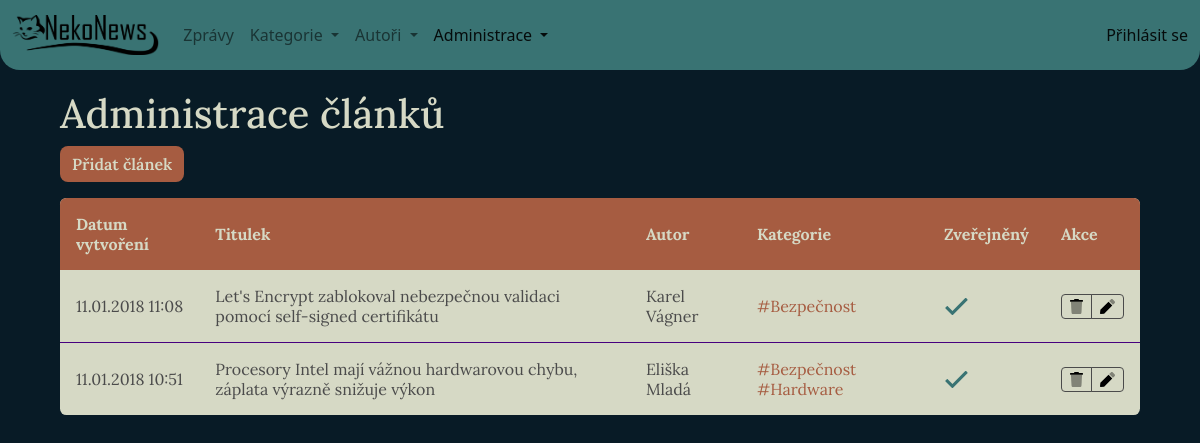
The app's page /admin/articles.php, older data.
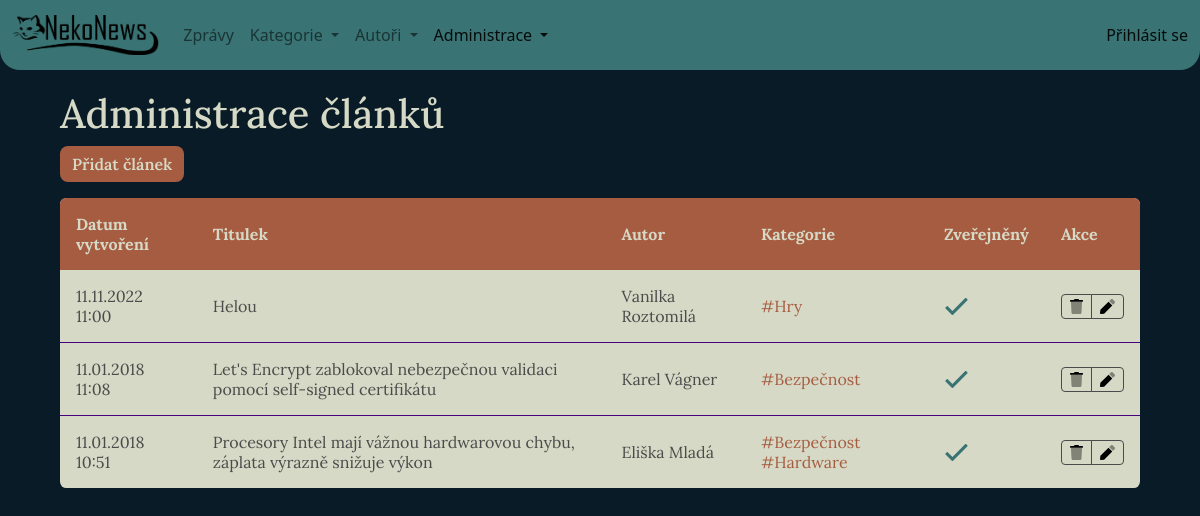
The same page, newer data.
### tables this page shows
CREATE TABLE `article`
(
    `id`         int(10) UNSIGNED                   NOT NULL,
    `author_id`  int(11)                            NOT NULL,
    `title`      varchar(150) NOT NULL,
    `perex`      text         NOT NULL,
    `text`       text         NOT NULL,
    `created_at` timestamp                          NOT NULL DEFAULT current_timestamp(),
    `image`      varchar(500)          DEFAULT NULL,
    `published`  tinyint(1)                         NOT NULL DEFAULT 0
);

CREATE TABLE `author`
(
    `id`            int(11)                            NOT NULL,
    `name`          varchar(20)  NOT NULL,
    `surname`       varchar(50)  NOT NULL,
    `profile_photo` varchar(500) NOT NULL
);

### source/pages/navbar.php (called while the page is built, shortened)
<?php
$menuCategorySource = $categoryRepo->getLastFiveCategories();
?>

### model/BaseRepository.php (called while the page is built, shortened)
<?php
abstract class BaseRepository
{
    public function __construct(Database $db)
    {
        $this->dbConn = $db;
    }
}

### model/ArticleRepository.php (called while the page is built, shortened)
<?php
class ArticleRepository extends BaseRepository
{
    public function getAllArticles()
    {
        $query = '
            SELECT
                ar.id as article_id,
                ar.title as title,
                ar.created_at as date,
                ar.published as published,
                au.name as author_name,
                au.surname as author_surname
            FROM article ar
                LEFT JOIN author au ON au.id = ar.author_id
            ORDER BY created_at DESC
        ';
        return $this->dbConn->selectAll($query);
    }
}

### model/Database.php (called while the page is built, shortened)
<?php
class Database
{
    private $conn;
    public function __construct()
    {
        $this->conn = new PDO('mysql:host=' . self::HOST . ';dbname=' . self::DBNAME ,
            self::USER,
            self::PASS, [
                PDO::ATTR_ERRMODE => PDO::ERRMODE_EXCEPTION
            ]);
        $this->conn->query('SET NAMES utf8');
    }
    public function selectAll($sql, $params = [])
    {
        $stmt = $this->execute($sql, $params);
        return $stmt->fetchAll();
    }
    protected function execute($sql, $params)
    {
        $stmt = $this->conn->prepare($sql);
        $stmt->execute($params);
        return $stmt;
    }
}

### admin/articles.php (the view, shortened to what the changed rows need)
<?php
require_once '../tools/Tools.php';
$db = new Database();
$categoryRepo = new CategoryRepository($db);
$articleRepo = new ArticleRepository($db);
$tool = new Tools();
$tableData = $articleRepo->getAllArticles();
?>
<html lang="cs">
<head>
    <?php $tool->importBootstrap(); ?>
    <link rel="stylesheet" href="../source/styles/rwd-table.css">
    <link rel="stylesheet" href="../source/styles/style.css">
</head>
<body>
<?php
require_once '../source/pages/navbar.php';
?>
<main id="article-admin-table">
    <section class="page-header white-font">
        <h1>Administrace článků</h1>
    </section>
    <div class="table-container ">
        <table class="rwd-table .article-admin-table">
            <tr>
                <th>Datum vytvoření</th>
                <th>Titulek</th>
                <th>Autor</th>
                <th>Kategorie</th>
                <th>Zveřejněný</th>
                <th>Akce</th>
            </tr>
            <?php foreach ($tableData as $row) { ?>
                <tr>
                    <td data-th="Dat. vytvoř."><?= $tool->convertDate($row['date']) ?></td>
                    <td data-th="Název"><?= $row['title'] ?></td>
                    <td data-th="Autor"><?= $row['author_name'] ?> <?= $row['author_surname'] ?></td>
                    <td data-th="Kategorie"><?= $categoryRepo->writeCategories($row['article_id']) ?></td>
                    <td data-th="Zveřejněný">
                        <?php if ($row['published']) { ?>
                            <img src="../source/icons/check.svg" alt="ano" height="25">
                        <?php } else { ?>
                            <img src="../source/icons/times.svg" alt="ne" height="30">
                        <?php } ?>
                    </td>
                    <td data-th="Akce" class="action-column">
                        <div class="btn-group btn-group-sm table-edit-buttons" role="group"
                             aria-label="Small button group">
                            <a href="delete.php?from=articles&id=<?= $row['article_id'] ?>"
                               type="button" class="btn btn-outline-dark btn-delete">
                                <img src="../source/icons/trash.svg" alt="smazat" class="table-icon">
                            </a>
                            <a href="article-editor.php?id=<?= $row['article_id'] ?>" type="button"
                               class="btn btn-outline-dark btn-edit ">
                                <img src="../source/icons/pen.svg" alt="upravit" class="table-icon">
                            </a>
                        </div>
                    </td>
                </tr>
            <?php } ?>
        </table>
    </div>
</main>
</html>

### model/CategoryRepository.php (shortened to what the changed rows need)
<?php
class CategoryRepository extends BaseRepository
{
    public function getCategoriesForArticle($articleId)
    {
        $query = '
            SELECT
                ca.id AS category_id,
                ca.name AS category_name
            FROM article_category ac
                INNER JOIN article ar ON ar.id = ac.article_id
                INNER JOIN category ca ON ca.id = ac.category_id
            WHERE ar.id = :articleId;
        ';
        $data = [
            ':articleId' => $articleId,
        ];
        return $this->dbConn->selectAll($query, $data);
    }
    public function writeCategories($articleId)
    {
        $categories = $this->getCategoriesForArticle($articleId);
        $string = '';
        foreach ($categories as $category) {
            $string .= '<a href="../category/articles.php?category_id=' . $category['category_id'] . '">#' . $category['category_name'] . ' </a>';
        }
        return $string;
    }
    public function getLastFiveCategories()
    {
        $query = '
            SELECT DISTINCT *
            FROM
            (
            SELECT
                    ca.id as category_id,
                    ca.name as category_name
                FROM article ar
                    INNER JOIN article_category ac ON ac.article_id = ar.id
                    INNER JOIN category ca ON ca.id = ac.category_id
                ORDER BY ar.created_at DESC
                LIMIT 5
            ) AS a
        ';
        return $this->dbConn->selectAll($query);
    }
}

Row changes from the older to the newer data that the page shows:
added article: created_at "11.11.2022 11:00", title "Helou", author.name "Vanilka", author.surname "Roztomilá", category_name "Hry", published 1 (drawn)
